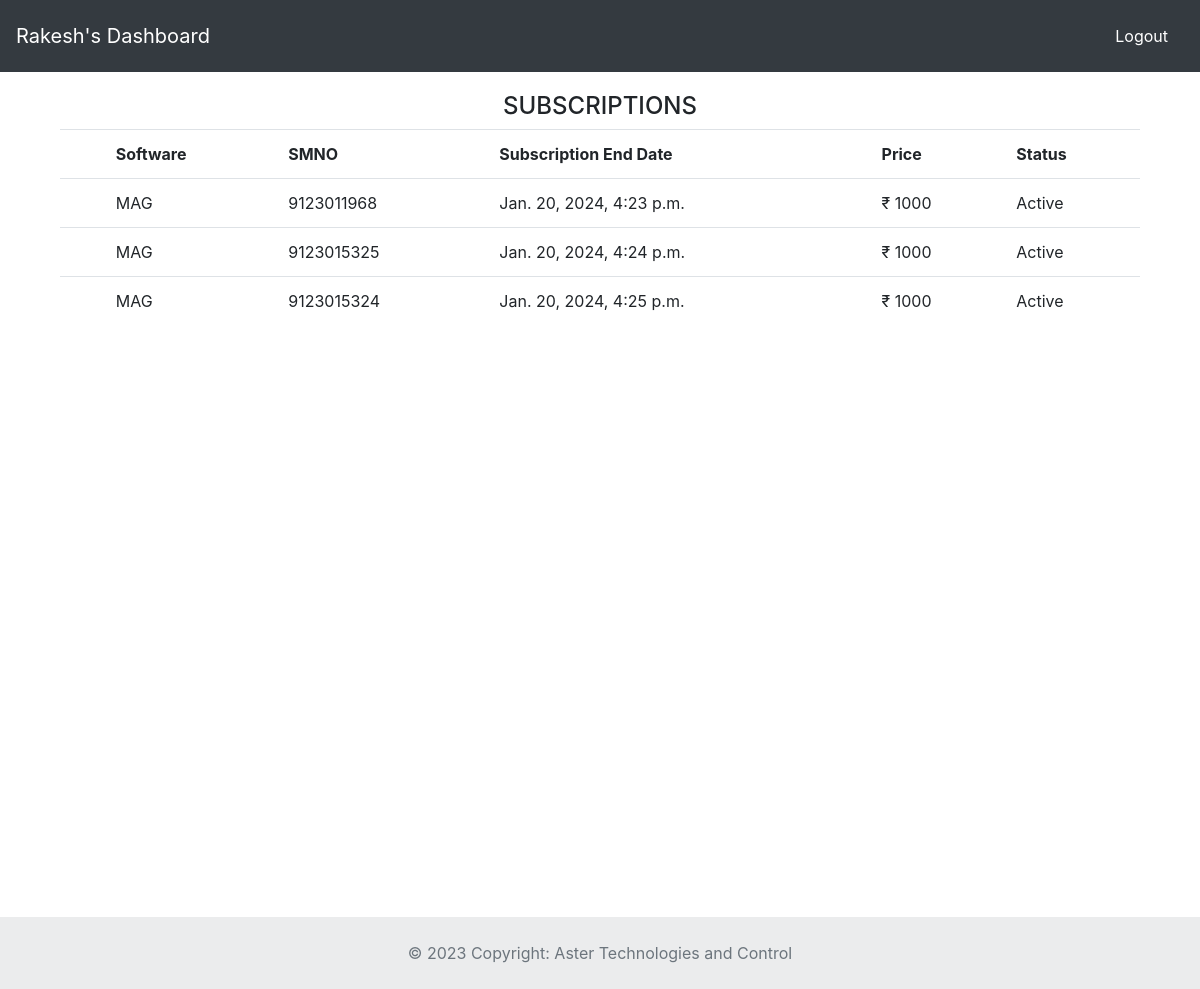
/sublist/1/ (signed in), run on an earlier commit of the app's database.
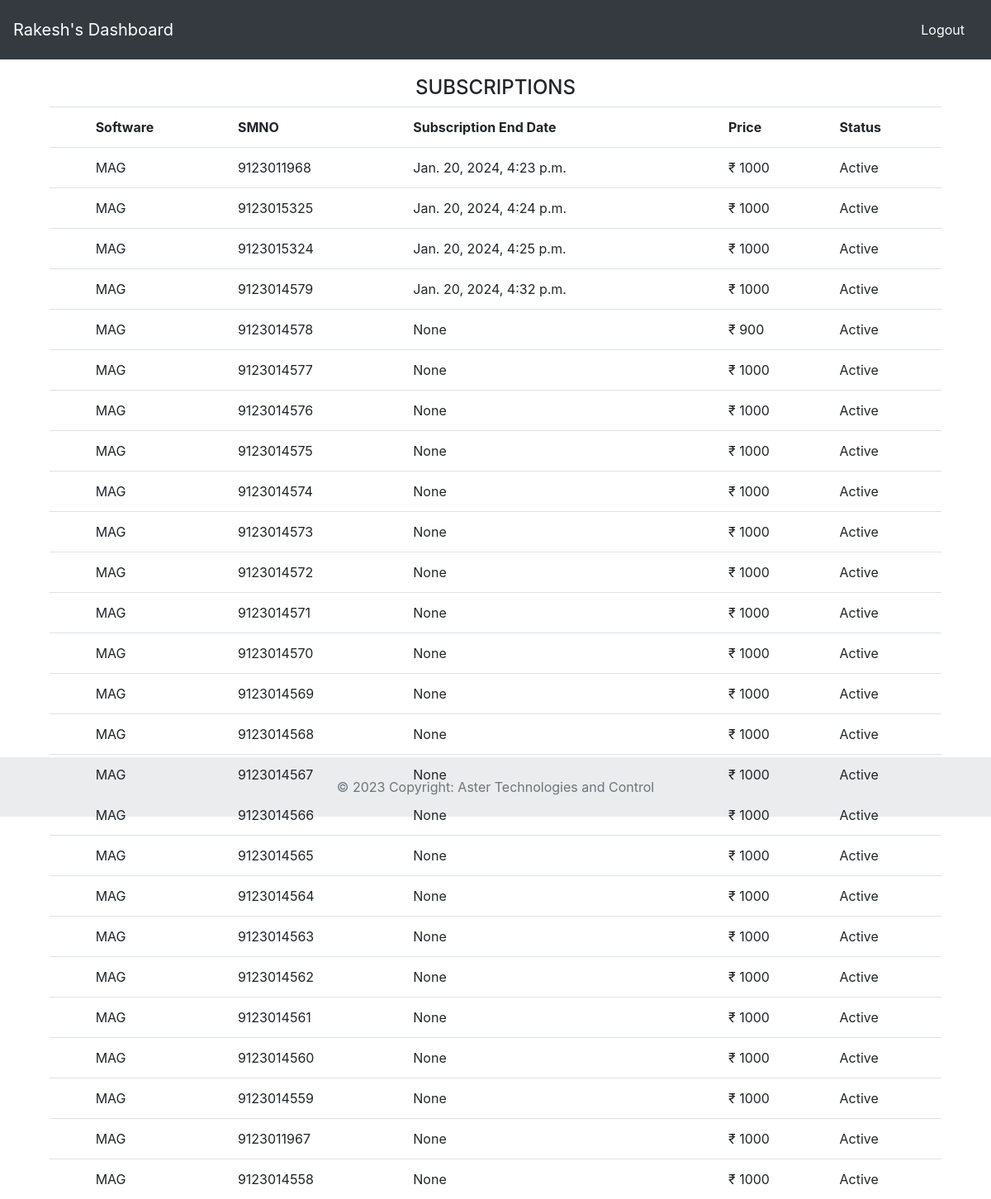
And on a later commit of the database.
### astercrm/models.py (models this page shows, shortened)
class Subscription(models.Model):
	plant_smno=models.CharField(unique=True,max_length=15)
	start_date=models.DateTimeField(auto_now_add=False)
	end_date=models.DateTimeField(auto_now=False)
	usage_id = models.ForeignKey(Usage,on_delete=models.CASCADE)
	price = models.IntegerField(default=1000)
	last_login = models.CharField(max_length=30,default="None")
	status = models.CharField(max_length=15,default="Active")

class Usage(models.Model):
	class Meta():
		unique_together = ('usage_user', 'usage_software')
	usage_user = models.ForeignKey(User, on_delete=models.CASCADE)
	usage_software = models.ForeignKey(Software, on_delete=models.CASCADE)

class Software(models.Model):
	name = models.CharField(max_length=15)
	url = models.CharField(max_length=50)
	feature_addon = models.CharField(max_length=30, default="None")
	module_addon = models.CharField(max_length=30,default="None")

### astercrm/views.py (the view)
# urls.py: path('sublist/<id>/',views.sublist_call),
@login_required
def sublist_call(request,id):
	slist=Subscription.objects.filter(usage_id__usage_user=request.user).filter(usage_id__usage_software__id=id)
	return render(request,'sublist.html',{'slist':slist})

### templates/sublist.html (shortened to what this page needs)
{% extends 'dashboard.html' %}
{% block body %}
<div class="container" style="margin-top:20px;">
<h4 align="center">SUBSCRIPTIONS</h4>
{% if slist %}
<table class="table">
  <tbody>
    <tr>
      <th scope="row" class="card-group"></th>
      <th>Software</th>
      <th>SMNO</th>
      <th>Subscription End Date</th>
      <th>Price</th>
      <th>Status</th>
    </tr>
	</div>
      {% for i in slist %}
      <tr>
			   <th scope="row" class="card-group"></th>
				<td>{{ i.usage_id.usage_software.name }}</td>
      			<td>{{i.plant_smno }}</td>
      			<td>{{ i.end_date }}</td>
      			<td>₹ {{ i.price }}</td>
      			<td>{{ i.status }}</td>
      </tr>
       {% endfor %}
{% else %}
            <h4 align="center">No Data Available!!</h4>
{% endif %}
</div>
{% endblock %}

### templates/dashboard.html (shortened to what this page needs)
{% extends 'base.html' %}
{% block navbar %}
<nav class="navbar navbar-expand-lg navbar-dark bg-dark">
  <a class="navbar-brand" href="#">{{ request.user.first_name }}'s Dashboard </a>
  <div class="collapse navbar-collapse" id="navbarText">
    <ul class="navbar-nav mr-auto">
      <li class="nav-item active">
        <a class="nav-link" href="#"><span class="sr-only">(current)</span></a>
      </li>
      <li class="nav-item">
        <a class="nav-link" href="#"></a>
      </li>
      <li class="nav-item">
        <a class="nav-link" href="#"></a>
      </li>
    </ul>
    <span class="navbar-text">
      <a class="nav-link" href="/logout/">Logout</a>
    </span>
  </div>
</nav>
{% endblock %}

### templates/base.html (shortened to what this page needs)
{% load static %}
<!doctype html>
<html lang="en">
  <head>
    <link rel="stylesheet" href="https://cdn.jsdelivr.net/npm/bootstrap@4.3.1/dist/css/bootstrap.min.css">
  </head>
  <body>
    {% block navbar %}
    {% endblock %}
<div class="container vh-100">
{% block body %}
{% endblock %}
<div style="margin-top:25px;">
  <footer class="text-center text-lg-start bg-light text-muted">
    <div class="text-center p-4" style="background-color: rgba(0, 0, 0, 0.05);">
    © 2023 Copyright:
    <a class="text-reset fw-bold" href="#">Aster Technologies and Control</a>
    </div>
  </footer>
</div>
  </body>
</html>

What changed in the data, as far as the page shows it:
added Subscription: usage_id.usage_software.name "MAG", plant_smno "9123014579", end_date "Jan. 20, 2024, 4:32 p.m.", price "1000", status "Active"
added Subscription: usage_id.usage_software.name "MAG", plant_smno "9123014578", end_date "None", price "900", status "Active"
added Subscription: usage_id.usage_software.name "MAG", plant_smno "9123014577", end_date "None", price "1000", status "Active"
added Subscription: usage_id.usage_software.name "MAG", plant_smno "9123014576", end_date "None", price "1000", status "Active"
added Subscription: usage_id.usage_software.name "MAG", plant_smno "9123014575", end_date "None", price "1000", status "Active"
added Subscription: usage_id.usage_software.name "MAG", plant_smno "9123014574", end_date "None", price "1000", status "Active"
added Subscription: usage_id.usage_software.name "MAG", plant_smno "9123014573", end_date "None", price "1000", status "Active"
added Subscription: usage_id.usage_software.name "MAG", plant_smno "9123014572", end_date "None", price "1000", status "Active"
added Subscription: usage_id.usage_software.name "MAG", plant_smno "9123014571", end_date "None", price "1000", status "Active"
added Subscription: usage_id.usage_software.name "MAG", plant_smno "9123014570", end_date "None", price "1000", status "Active"
added Subscription: usage_id.usage_software.name "MAG", plant_smno "9123014569", end_date "None", price "1000", status "Active"
added Subscription: usage_id.usage_software.name "MAG", plant_smno "9123014568", end_date "None", price "1000", status "Active"
added Subscription: usage_id.usage_software.name "MAG", plant_smno "9123014567", end_date "None", price "1000", status "Active"
added Subscription: usage_id.usage_software.name "MAG", plant_smno "9123014566", end_date "None", price "1000", status "Active"
added Subscription: usage_id.usage_software.name "MAG", plant_smno "9123014565", end_date "None", price "1000", status "Active"
added Subscription: usage_id.usage_software.name "MAG", plant_smno "9123014564", end_date "None", price "1000", status "Active"
added Subscription: usage_id.usage_software.name "MAG", plant_smno "9123014563", end_date "None", price "1000", status "Active"
added Subscription: usage_id.usage_software.name "MAG", plant_smno "9123014562", end_date "None", price "1000", status "Active"
added Subscription: usage_id.usage_software.name "MAG", plant_smno "9123014561", end_date "None", price "1000", status "Active"
added Subscription: usage_id.usage_software.name "MAG", plant_smno "9123014560", end_date "None", price "1000", status "Active"
added Subscription: usage_id.usage_software.name "MAG", plant_smno "9123014559", end_date "None", price "1000", status "Active"
added Subscription: usage_id.usage_software.name "MAG", plant_smno "9123011967", end_date "None", price "1000", status "Active"
added Subscription: usage_id.usage_software.name "MAG", plant_smno "9123014558", end_date "None", price "1000", status "Active"
